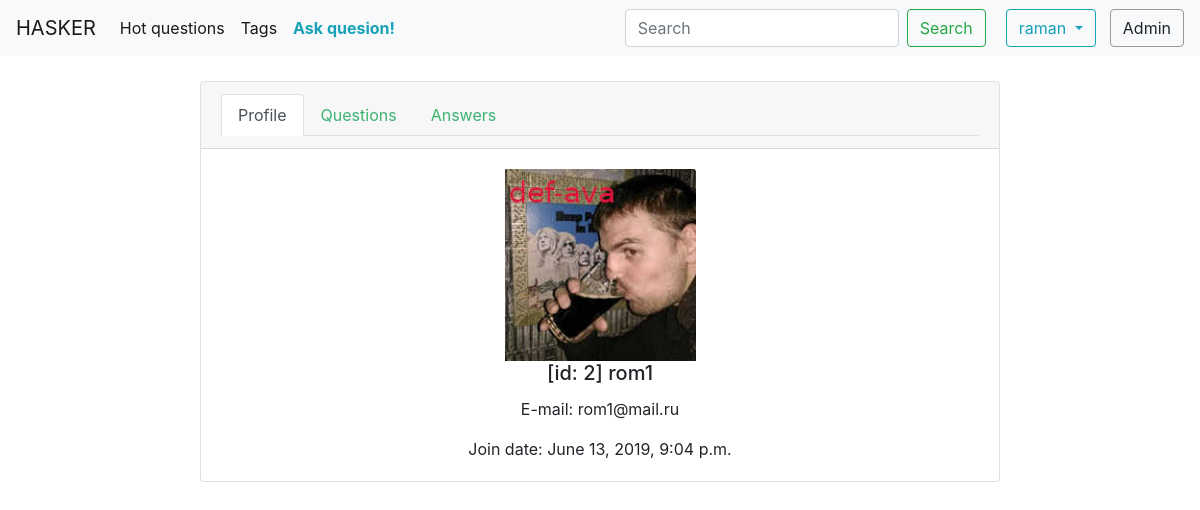
Page /hasker/auth/rom1/ (signed in) on the earlier database version.
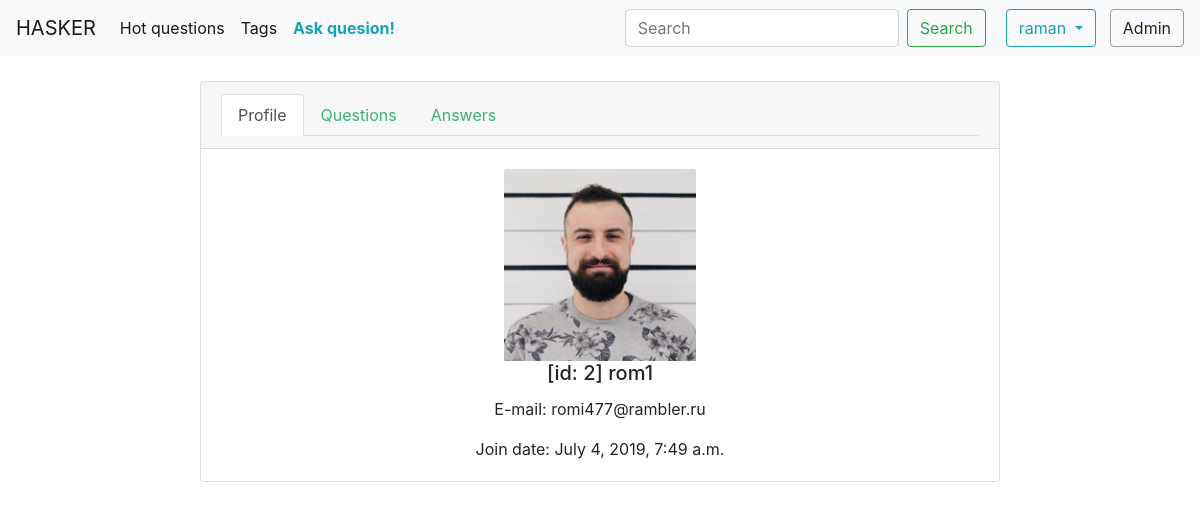
Same page on the later database version.
### authorization/models.py (models this page shows, shortened)
class Person(AbstractUser):
    class Meta:
        verbose_name = 'Person'
    email = models.EmailField(max_length=254, unique=True, verbose_name='email address')
    avatar = models.ImageField(upload_to='avatars/', default='avatars/def_ava.jpg')

### authorization/views.py (the view)
# urls.py: path('<nick>/', person_info, name='person_info'),
@login_required(login_url=settings.LOGIN_URL)
def person_info(request, nick):
    person = get_object_or_404(Person, username=nick)
    return render(request, 'authorization/person_profile.html', {'person': person, 'nick': nick})

### authorization/templates/authorization/person_profile.html (shortened to what this page needs)
{% extends 'authorization/base_auth.html' %}
{% block content %}
    <div class="card text-center">
        <div class="card-header">
            <ul class="nav nav-tabs">
                {% if nick %}
                <li class="nav-item">
                    <a class="nav-link active" href="{% url 'person_info' nick=nick %}">Profile</a>
                </li>
                <li class="nav-item">
                    <a class="nav-link btn btn-btn-link" href="#">Questions</a>
                </li>
                <li class="nav-item">
                    <a class="nav-link btn btn-btn-link" href="#">Answers</a>
                </li>
                {% endif %}
            </ul>
        </div>
        <div class="card-body">
            <img src="{{ person.avatar.url }}" class="card-img-top" style="width: 12rem;" alt="avatars/def_ava.jpg">
            <h5 class="card-title">[id: {{ person.id }}] {{ person.username }}</h5>
            <p class="card-text">E-mail: {{ person.email }}</p>
            <p class="card-text">Join date: {{ person.date_joined }}</p>
        </div>
    </div>
{% endblock %}

### authorization/templates/authorization/base_auth.html (shortened to what this page needs)
{% extends 'global_template.html' %}
{% block authorization %}
    {% if request.user.is_authenticated %}
        <div class="dropdown">
            <button class="btn btn-outline-info dropdown-toggle" type="button" id="dropdownMenuButton" data-toggle="dropdown" aria-haspopup="true" aria-expanded="false">
                {{ request.user.username }}
            </button>
        </div>
    {% endif %}
{% endblock %}

### templates/global_template.html (shortened to what this page needs)
{% load static %}
<!DOCTYPE html>
<html lang="en">
<head>
    <link rel="stylesheet" href="https://stackpath.bootstrapcdn.com/bootstrap/4.3.1/css/bootstrap.min.css">
    <link rel="stylesheet" href="{% static 'css/styles.css' %}">
</head>
<body>
        <nav class="navbar navbar-expand-lg navbar-light bg-light sticky-top">
        <a class="navbar-brand" href="{% url 'index' %}">HASKER</a>
        <div class="collapse navbar-collapse" id="navbarNav">
            <ul class="navbar-nav mr-auto">
                <li class="nav-item active">
                    <a class="nav-link" href="#">Hot questions <span class="sr-only">(current)</span></a>
                </li>
                <li class="nav-item active">
                    <a class="nav-link" href="{% url 'tags' %}">Tags <span class="sr-only">(current)</span></a>
                </li>
                {% if request.user.is_authenticated %}
                    <li class="nav-item">
                        <strong><a class="nav-link text-info" href="{% url 'add_question' %}">Ask quesion!</a></strong>
                    </li>
                {% endif %}
            </ul>
            <form class="form-inline my-2 my-lg-0" action="{% url 'index' %}">
                <input class="form-control mr-sm-2" type="search" placeholder="Search" aria-label="Search" name="search">
                <button class="btn btn-outline-success my-2 my-sm-0" type="submit">Search</button>
            </form>
            {% block authorization %}
            {% endblock %}
            {% if request.user.is_authenticated and request.user.is_staff %}
                <a class="btn btn-light" href="/admin">Admin</a>
            {% endif %}
        </div>
    </nav>
    {% block content %}{% endblock %}
</body>
</html>

### files/static/css/styles.css (style rules this page uses)
.btn-light { border: 1px solid #999; margin-left: 14px; }
.card { margin: 25px; width: 800px; margin-left: auto; margin-right: auto; }
.card-img-top { display: block; margin-left: auto; margin-right: auto; }
.btn-outline-success { margin-top: 16px; margin-bottom: 16px; }
.card-header a { color: MediumSeaGreen; }
.btn-outline-info { margin-left: 20px; }

Differences in the rows shown:
changed Person "rom1": avatar: a different picture; email "rom1@mail.ru" → "romi477@rambler.ru"; date_joined "June 13, 2019, 9:04 p.m." → "July 4, 2019, 7:49 a.m."
